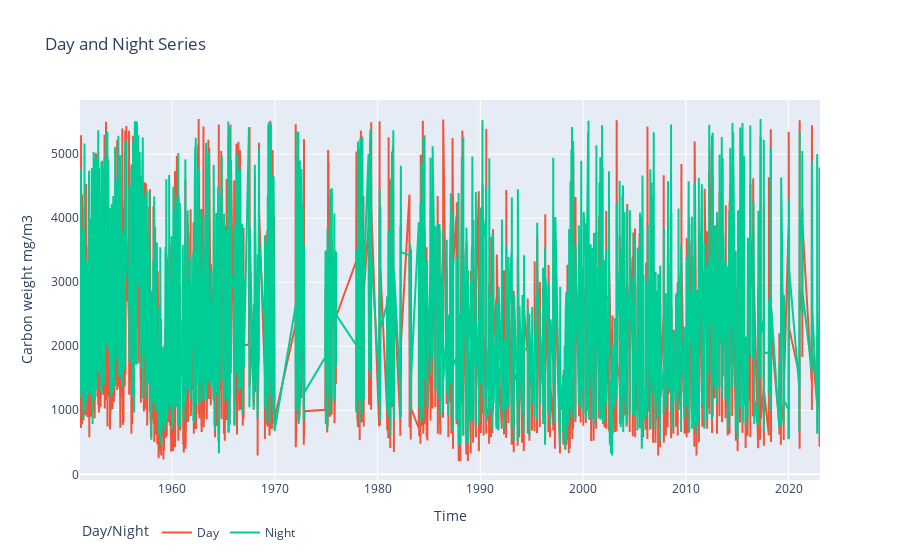

Notebook code cell kept with this figure:
### Code cell
import plotly.express as px

day_df = (
    results["day"].mean(["latitude", "longitude"]).to_dataframe().reset_index().dropna()
)
night_df = (
    results["night"]
    .mean(["latitude", "longitude"])
    .to_dataframe()
    .reset_index()
    .dropna()
)


fig = px.line(
    title="Day and Night Series", labels={"value": "Abundance", "time": "Time"}
)

fig.add_scatter(x=day_df["time"], y=day_df["day"], mode="lines", name="Day")

fig.add_scatter(x=night_df["time"], y=night_df["night"], mode="lines", name="Night")

fig.update_layout(
    xaxis_title="Time",
    yaxis_title="Carbon weight mg/m3",
    legend_title="Day/Night",
    legend=dict(orientation="h"),
)

fig.show()

### Figure 1 — Plotly figure (JSON) as saved in the notebook; plotly's stock layout.template omitted (floating-point values rounded to 4 significant figures; data arrays with more than 128 entries replaced by an {"elided": "..."} marker saying what was removed)
{"data": [{"hovertemplate": "<extra></extra>", "legendgroup": "", "line": {"color": "#636efa", "dash": "solid"}, "marker": {"symbol": "circle"}, "mode": "lines", "name": "", "orientation": "v", "showlegend": false, "type": "scatter", "xaxis": "x", "yaxis": "y"}, {"mode": "lines", "name": "Day", "type": "scatter", "x": {"elided": "6379 str values"}, "y": {"elided": "6379 float values"}}, {"mode": "lines", "name": "Night", "type": "scatter", "x": {"elided": "7220 str values"}, "y": {"elided": "7220 float values"}}], "layout": {"legend": {"orientation": "h", "title": {"text": "Day/Night"}, "tracegroupgap": 0}, "title": {"text": "Day and Night Series"}, "xaxis": {"anchor": "y", "domain": [0, 1], "title": {"text": "Time"}}, "yaxis": {"anchor": "x", "domain": [0, 1], "title": {"text": "Carbon weight mg/m3"}}}}
